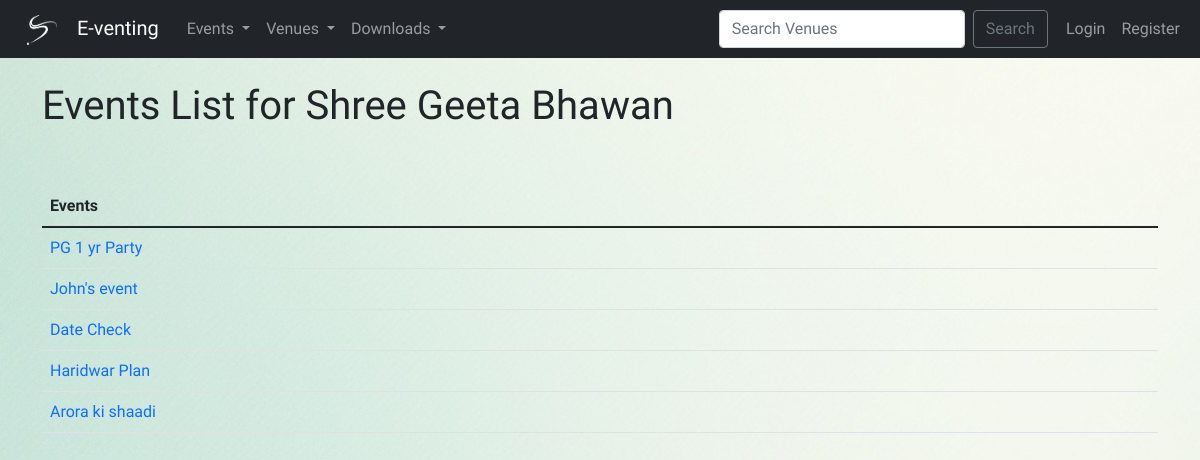
The page /venue_events/4 on the database its author committed.
### events/models.py (models this page shows, shortened)
class Venue(models.Model):
    name = models.CharField('Venue Name', max_length=120)
    address = models.CharField(max_length=300)
    pin_code = models.CharField('Pin Code', max_length=10)
    phone = models.CharField('Contact', max_length=25, blank=True)
    web = models.URLField('Web Address', blank=True)
    email = models.EmailField('Email Address', blank=True)
    owner = models.IntegerField('Venue Owner', blank=False, default=1)
    venue_image = models.ImageField(null=True, blank=True, upload_to='images/')
    def __str__(self):
        return self.name

class Event(models.Model):
    name = models.CharField('Event Name', max_length=120)
    event_date = models.DateTimeField('Event Date')
    venue = models.ForeignKey(Venue, blank=True, null=True, on_delete=models.CASCADE)
    manager = models.ForeignKey(User, blank=True, null=True, on_delete=models.SET_NULL,related_name='manager')
    description = models.TextField(blank=True)
    attendees = models.ManyToManyField(Attendee, blank=True)
    approved = models.BooleanField(default=False)
    def __str__(self):
        return self.name

### events/views.py (the view)
# urls.py: path('venue_events/<venue_id>', views.venue_events, name='venue-events'),
def venue_events(request,venue_id):
    venue=Venue.objects.get(id=venue_id)
    events = venue.event_set.all()
    if events:
        return render(request,'events/venue_events.html',{'venue':venue,'events':events})
    else:
        messages.success(
            request, ("No events at "+venue.name+"!!"))
        return redirect('admin-approval')

### events/templates/events/venue_events.html
{% extends 'events/base.html' %}
{% block content %}
<h1> Events List for {{venue}} </h1>
<br><br>
<table class="table table-hover table-stripped">
    <thead>
        <tr>
            <th scope="col">Events</th>
        </tr>
    </thead>
    {% for event in events %}
        <tr>
            <td>
                <a href="{% url 'show-event' event.id%}" style="text-decoration: none;">{{event}}</a>
            </td>
        </tr>
    {% endfor %}
</table>
{% endblock %}

### events/static/events/style.css (style rules this page uses)
body { background: url("images/bg.jpg") no-repeat fixed; }

### rows shown on the page
Venue: name "Shree Geeta Bhawan"
Event: name "PG 1 yr Party"
Event: name "John's event"
Event: name "Date Check"
Event: name "Haridwar Plan"
Event: name "Arora ki shaadi"
